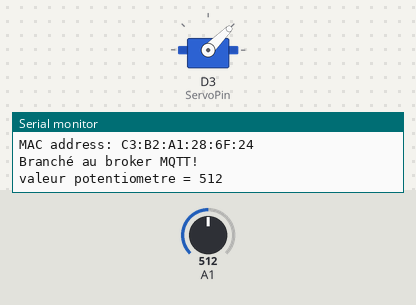
Recording of a program running on a simulated Arduino MKR. Parts: servo, the last lines printed to the serial monitor. The inputs (shaded band) are chosen by the test bench; at power-on: A1 = 512. WiFi joins after 1.5 s; servers stay silent unless stated; no MQTT or app messages arrive unless stated.

Above: at 12.7 s.
12.8 s: A1 set to 716
At 15.0 s:
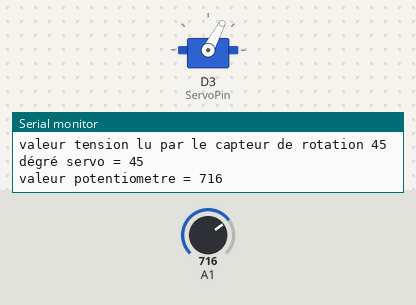
16.1 s: A1 set to 1023
At 18.5 s:
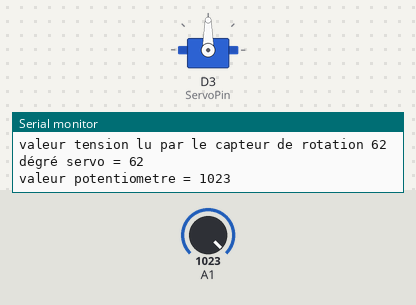
19.4 s: A1 set to 306
At 22.0 s:
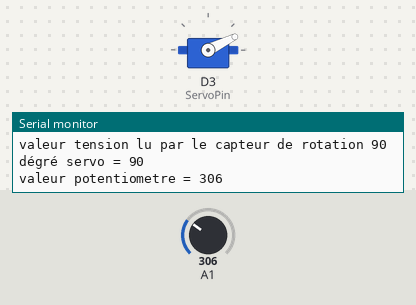
22.7 s: A1 set to 122
At 24.3 s:
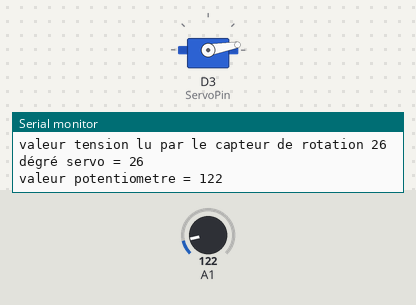
Timing chart, 0 to 25.8 s (numbered marks = the images above; inputs shaded):
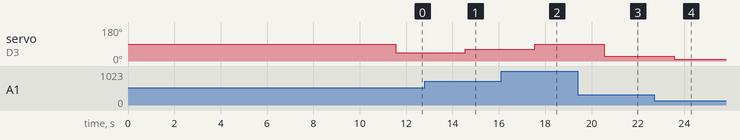

Measured:
- after the input at 12.8 s, servo on D3 (ServoPin): 45° → 62° after 1.8 s
- after the input at 16.1 s, servo on D3 (ServoPin): 62° → 90° after 1.5 s
- after the input at 19.4 s, servo on D3 (ServoPin): 90° → 26° after 1.2 s
- after the input at 22.7 s, servo on D3 (ServoPin): 26° → 10° after 0.86 s

The program:

main.cpp
```cpp
/*
  Titre      : Controle de servo moteur avec capteur de rotation
  Auteur     : Yvan Tankeu
  Date       : 09/02/2022
  Description: Controler la rotation d'un servo moteur avec 01 capteurs de rotation
  Version    : 0.0.1
*/

#include <Arduino.h>
#include <Servo.h>
#include "WIFIConnector_MKR1000.h"
#include "MQTTConnector.h"

const int POTENTIOMETRE = 1; // Connecter le capteur de rotation à la broche analogue 1
const int ServoPin = 3;   // Connecter Servo moteur à la broche Digital qui est pwm 3

const int MIN_RESOLUTION = 0; // Val min qu'on peut lire/écricre sur broche analogue 2
const int MAX_ANALOG_RESOLUTION = 1023;    // Val  max lu sur broche analogue 2
const int MAX_SERVO_RESOLUTION = 90;  // Val max du mapping de rotation

int valeurPotentiometre = 0; // valeur analogue issue du potentiometre
int tensionPotentio = 0; // valeur de tension issue du mapping
int angleServo = 0;

Servo servo;  // creation de l'objet Servo

void setup() {

  wifiConnect(); //Branchement au réseau WIFI
  MQTTConnect(); //Branchement au broker MQTT

  // initialize serial communications at 9600 bps:
  Serial.begin(9600);

  servo.attach(ServoPin);  // attache le servo sur la broche 3 à l'objet servo
}

void loop() {

  // read the analog in value:
  valeurPotentiometre =  analogRead(POTENTIOMETRE);
   Serial.print("valeur potentiometre = ");
  Serial.println(valeurPotentiometre);

  /** grace à la fonction map on pourra ré-étalonner la valeur entre 0 et 1023
          sur une fourchette entre 0 et 90
      * @brief mapper un nombre d’une plage de 1 à 1024 à une plage de 0 à 90,
      *
      * @param valeurPotentiometre variable dont on souhaite convertir la plage.
      * @param MIN_RESOLUTION valeur minimale d’origine de la plage de la variable.
      * @param MAX_ANALOG_RESOLUTION valeur maximale d’origine de la plage de la variable.
      * @param MIN_RESOLUTION maximale de la nouvelle plage de la variable.
      */
  // map it to the range of the analog out:
  tensionPotentio = map(valeurPotentiometre, MIN_RESOLUTION, MAX_ANALOG_RESOLUTION, MIN_RESOLUTION, MAX_SERVO_RESOLUTION);
  servo.write(tensionPotentio);
  delay(3000);

  angleServo = servo.read();

  // print the results to the serial monitor:
  Serial.print("valeur tension lu par le capteur de rotation ");
  Serial.println(tensionPotentio);
  Serial.print("dégré servo = ");
  Serial.println(angleServo);

  if (tensionPotentio != tensionPotentio){

    appendPayload("rotation", tensionPotentio); //Ajout de la donnée de roation au message MQTT
    sendPayload();                                  //Envoie du message via le protocole MQTT

    appendPayload("servo position", angleServo);
    sendPayload();

  }
  //delay(2000);
}
```

MQTTConnector.h
```cpp
/*
  Titre      : MQTTConnector.h
  Auteur     : André Roussel
  Date       : 05/11/2021
  Description: Utilitaire de branchement a un Broker MQTT une fois une connexion établisa l'internet via WIFI, GSM, etc...
  Droits     : Reproduction permise pour usage pédagogique
  Version    : 0.0.1
*/


//MQTT by Joel Gaehwiler
#include <MQTT.h>


//Constante nécessaire pour le branchement au Broker MQTT

const char MQTT_SERVER[]    = SECRET_MQTT_SERVER_IP;    // Adresse IP du broker MQTT
const int MQTT_SERVER_PORT  = SECRET_MQTT_SERVER_PORT;  // Port du broker MQTT


// Pramètre d'identification de l'objet
const char TOKEN[]        = SECRET_TOKEN;         // Token d'accès de l'objet
const char DEVICE_ID[]    = SECRET_DEVICE_ID;     // Numéro d'indentification de l'objet provenant de Thingsboard

MQTTClient ClientMQTT;      // Création d'un client MQTT pour l'échange de donnée entre l'objet IDO et le broker MQTT


String Payload ="{";      // Chaine de caractère qui contiendra le message envoyer de l'objet vers thingsboard


// Fonctionnalité de branchement utilisant le protocole MQTT

void MQTTConnect() {

  ClientMQTT.begin(MQTT_SERVER, MQTT_SERVER_PORT, ClientWIFI);

  while (!ClientMQTT.connect(DEVICE_ID, TOKEN, "")) {
    Serial.print(".");
    delay(1000);
  }

  Serial.println("\nBranché au broker MQTT!\n");

}


// Affiche la payload qui est envoyé ainsi que sa longeur


/*
  Fonctionnalité qui permet de créer la chaine de données a envoyé au broker MQTT
  Pour le moment, cette chaine ne doit pas dépassé un maximum de 100 caractère
*/

void appendPayload(String Name, float Val)
{

  if( Payload != "{")
  {
    Payload += ",";
  }

  Payload += "\"";
  Payload += Name;
  Payload += "\": ";
  Payload += Val;

}

/*
  Fonctionnalité qui permet l'envoie de la chaine de caractères sous la forme de paires
  Nom associé a la donnée, Valeur de al donnée
*/

void sendPayload()
{
  char attributes[200];
  Payload += "}";
  Payload.toCharArray(attributes, 200);
  ClientMQTT.publish("v1/devices/me/telemetry", attributes);

  Serial.print("Payload -> ");
  Serial.println(Payload);
  Serial.print("Payload length -> ");
  Serial.println(Payload.length());

  Payload="{";

}
```

Secrets.h
```cpp
/*
SSID du WIFI ainsi que le mot de passe
Modifier les paramètre WIFI pour le réseau auquels votre objets doit se brancher
*/

#define WIFI_SECRET_SSID "Galaxie"
#define WIFI_SECRET_PASS "12345678"

/*
Information nécessaire pour le branchement a un Broker MQTT
Dans le cadre du cours AIIA1013, ne modifié pas cet information
*/

#define SECRET_MQTT_SERVER_IP "198.164.130.74"
#define SECRET_MQTT_SERVER_PORT 1883

/*
Détails sur l'indentification de l'objet
Cette information provient de l'objet virtuel créer sur le serveur Thingsbord
*/

#define SECRET_TOKEN  "60fPIBp3bQ2HzqRw163J"
#define SECRET_DEVICE_ID "24c586d0-89ba-11ec-9235-d318ce92df6e"
```

WIFIConnector_MKR1000.h
```cpp
/*
  Titre      : WIFIConnector_MKR1000.h
  Auteur     : André Roussel
  Date       : 03/11/2021
  Description: Fonctions nécessaire pour branché un Arduino MKR1000 a un réseau WIFI
  Droits     : Reproduction permise pour usage pédagogique
  Version    : 0.0.1
*/


#include "Secrets.h"
#include <SPI.h>
#include <WiFi101.h>
#include "wifiStatus.h"


const char SSID[] = WIFI_SECRET_SSID; // WiFI ssid provenant du fichier Secrets.h
const char PASS[] = WIFI_SECRET_PASS; //WiFI mot de passe provenant du fichier Secrets.h

int status = WL_IDLE_STATUS;          // Statut de la radio WIFI


WiFiClient ClientWIFI;                //Objets représantant un client se branchant a un réseau WIFI


/*
Fonction de connectivité a un réseau WIFI
*/

void wifiConnect()
{

  // Boucle de branchement au réseau WIFI.  Essaie de branchement a tout les 10 secondes jusqu'a réussite
  while (status != WL_CONNECTED)
  {
    Serial.print("Tentative de branchement au réseau: ");
    Serial.println(SSID);
    status = WiFi.begin(SSID, PASS);
    Serial.println(status);


    delay(10000);  // Délai de 10 secondes entre les tentatives de connexion
  }

  //Sortie de la boucle, alors branché au réseau SSID
  Serial.print("Maintenant branché au réseau WIFI ");
  Serial.println(SSID);

  //Impression de l'information de connexion
  printCurrentNet();
  printWifiData();

}
```

wifiStatus.h
```cpp
/*
  Titre      : wifiStatus.h
  Auteur     : Trouvé sur le WEB et référence perdu dans la brume des temps
  Date       : 03/11/2021
  Description: Fonctionnalité pour information sur le branchement
  Droits     : Reproduction permise pour usage pédagogique
  Version    : 0.0.1
*/


//  Impression de l'adresse MAC du uC

void printMacAddress(byte mac[]) {
  for (int i = 5; i >= 0; i--) {
    if (mac[i] < 16) {
      Serial.print("0");
    }
    Serial.print(mac[i], HEX);
    if (i > 0) {
      Serial.print(":");
    }
  }
  Serial.println();
}


// Obtention de l'adresse IP et MAC du uC

void printWifiData() {
  // print your board's IP address:
  IPAddress ip = WiFi.localIP();
  Serial.print("IP Address: ");
  Serial.println(ip);

  // print your MAC address:
  byte mac[6];
  WiFi.macAddress(mac);
  Serial.print("MAC address: ");
  printMacAddress(mac);
}

// Capture de l'information du réseau WIFI

void printCurrentNet() {
  // print the SSID of the network you're attached to:
  Serial.print("SSID: ");
  Serial.println(WiFi.SSID());

  // print the MAC address of the router you're attached to:
  byte bssid[6];
  WiFi.BSSID(bssid);
  Serial.print("BSSID: ");
  printMacAddress(bssid);

  // print the received signal strength:
  long rssi = WiFi.RSSI();
  Serial.print("signal strength (RSSI):");
  Serial.println(rssi);

  // print the encryption type:
  byte encryption = WiFi.encryptionType();
  Serial.print("Encryption Type:");
  Serial.println(encryption, HEX);
  Serial.println();
}
```
